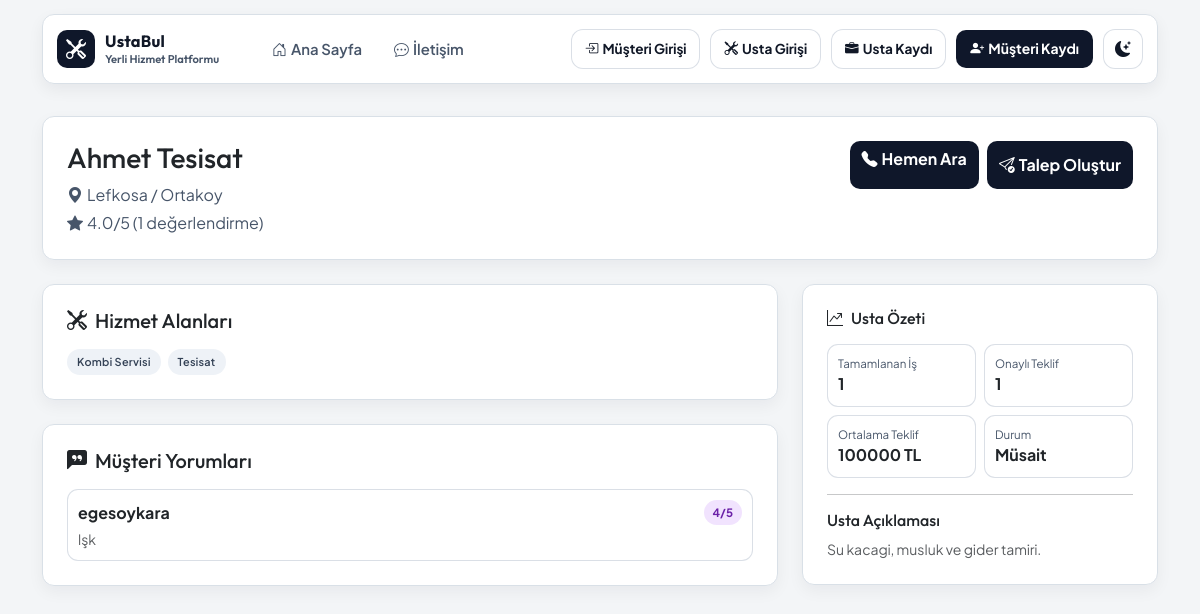
The app's page /usta/1/ with its own data.
### Myapp/models.py (models this page shows, shortened)
class Provider(models.Model):
    user = models.OneToOneField(
        User,
        on_delete=models.SET_NULL,
        null=True,
        blank=True,
        related_name="provider_profile",
    )
    full_name = models.CharField(max_length=120)
    service_types = models.ManyToManyField(ServiceType, related_name="providers", blank=True)
    city = models.CharField(max_length=80)
    district = models.CharField(max_length=80)
    phone = models.CharField(max_length=20)
    latitude = models.DecimalField(max_digits=9, decimal_places=6, null=True, blank=True)
    longitude = models.DecimalField(max_digits=9, decimal_places=6, null=True, blank=True)
    rating = models.DecimalField(max_digits=2, decimal_places=1, default=5.0)
    is_available = models.BooleanField(default=True)
    description = models.TextField(blank=True)
    created_at = models.DateTimeField(auto_now_add=True)
    class Meta:
        ordering = ["-is_available", "-rating", "full_name"]

class ServiceType(models.Model):
    name = models.CharField(max_length=80, unique=True)
    slug = models.SlugField(unique=True)
    class Meta:
        ordering = ["name"]

class ProviderRating(models.Model):
    SCORE_CHOICES = (
        (1, "1"),
        (2, "2"),
        (3, "3"),
        (4, "4"),
        (5, "5"),
    )
    provider = models.ForeignKey(Provider, on_delete=models.CASCADE, related_name="ratings")
    customer = models.ForeignKey(User, on_delete=models.CASCADE, related_name="provider_ratings")
    service_request = models.OneToOneField(
        ServiceRequest,
        on_delete=models.CASCADE,
        related_name="provider_rating",
        null=True,
        blank=True,
    )
    score = models.PositiveSmallIntegerField(choices=SCORE_CHOICES)
    comment = models.TextField(blank=True)
    created_at = models.DateTimeField(auto_now_add=True)
    updated_at = models.DateTimeField(auto_now=True)
    class Meta:
        ordering = ["-updated_at"]

### Myapp/views.py (the view)
# urls.py: path('usta/<int:provider_id>/', views.provider_detail, name='provider_detail'),
def provider_detail(request, provider_id):
    provider = get_object_or_404(
        Provider.objects.prefetch_related("service_types").annotate(ratings_count=Count("ratings", distinct=True)),
        id=provider_id,
    )
    recent_ratings = list(provider.ratings.select_related("customer").order_by("-updated_at")[:10])
    completed_jobs = provider.service_requests.filter(status="completed").count()
    successful_quotes = provider.offers.filter(status="accepted").count()
    avg_quote = (
        provider.offers.filter(status="accepted", quote_amount__isnull=False)
        .aggregate(avg_value=Avg("quote_amount"))
        .get("avg_value")
    )
    return render(
        request,
        "Myapp/provider_detail.html",
        {
            "provider": provider,
            "recent_ratings": recent_ratings,
            "completed_jobs": completed_jobs,
            "successful_quotes": successful_quotes,
            "avg_quote": avg_quote,
        },
    )

### Myapp/templates/Myapp/provider_detail.html
{% extends "base.html" %}
{% block content %}
<section class="card panel-card shadow-sm reveal-up mb-4 provider-detail-hero">
  <div class="card-body p-4">
    <div class="d-flex align-items-start justify-content-between flex-wrap gap-3">
      <div>
        <h1 class="h3 mb-2">{{ provider.full_name }}</h1>
        <p class="mb-1 provider-location"><i class="bi bi-geo-alt-fill me-1"></i>{{ provider.city }} / {{ provider.district }}</p>
        <p class="mb-0 provider-rating"><i class="bi bi-star-fill me-1"></i>{{ provider.rating }}/5 ({{ provider.ratings_count }} değerlendirme)</p>
      </div>
      <div class="provider-detail-actions">
        <a href="tel:{{ provider.phone }}" class="btn btn-main"><i class="bi bi-telephone-fill me-1"></i>Hemen Ara</a>
        <a href="{% url 'index' %}#talep-form" class="btn btn-main-dark"><i class="bi bi-send-check me-1"></i>Talep Oluştur</a>
      </div>
    </div>
  </div>
</section>
<section class="row g-4">
  <div class="col-lg-8">
    <div class="card panel-card shadow-sm reveal-up mb-4">
      <div class="card-body p-4">
        <h2 class="h5 mb-3"><i class="bi bi-tools me-2"></i>Hizmet Alanları</h2>
        <div class="provider-services-list">
          {% for service in provider.service_types.all %}
            <span class="pill">{{ service.name }}</span>
          {% empty %}
            <span class="small text-muted">Hizmet alanı belirtilmemiş.</span>
          {% endfor %}
        </div>
      </div>
    </div>
    <div class="card panel-card shadow-sm reveal-up">
      <div class="card-body p-4">
        <h2 class="h5 mb-3"><i class="bi bi-chat-left-quote-fill me-2"></i>Müşteri Yorumları</h2>
        {% if recent_ratings %}
          <div class="provider-review-list">
            {% for rating in recent_ratings %}
              <article class="provider-review-item">
                <div class="d-flex align-items-center justify-content-between gap-2 mb-1">
                  <strong>{{ rating.customer.username }}</strong>
                  <span class="status-pill status-completed">{{ rating.score }}/5</span>
                </div>
                {% if rating.comment %}
                  <p class="small mb-0 text-muted">{{ rating.comment }}</p>
                {% else %}
                  <p class="small mb-0 text-muted">Yorum bırakılmadı.</p>
                {% endif %}
              </article>
            {% endfor %}
          </div>
        {% else %}
          <p class="mb-0 text-muted">Henüz yorum bulunmuyor.</p>
        {% endif %}
      </div>
    </div>
  </div>
  <div class="col-lg-4">
    <div class="card panel-card shadow-sm reveal-up">
      <div class="card-body p-4">
        <h2 class="h6 mb-3"><i class="bi bi-graph-up-arrow me-2"></i>Usta Özeti</h2>
        <div class="provider-stats-grid">
          <div class="provider-stat-box">
            <small>Tamamlanan İş</small>
            <strong>{{ completed_jobs }}</strong>
          </div>
          <div class="provider-stat-box">
            <small>Onaylı Teklif</small>
            <strong>{{ successful_quotes }}</strong>
          </div>
          <div class="provider-stat-box">
            <small>Ortalama Teklif</small>
            <strong>
              {% if avg_quote %}
                {{ avg_quote|floatformat:0 }} TL
              {% else %}
                Yok
              {% endif %}
            </strong>
          </div>
          <div class="provider-stat-box">
            <small>Durum</small>
            <strong>{% if provider.is_available %}Müsait{% else %}Müsait Değil{% endif %}</strong>
          </div>
        </div>
        {% if provider.description %}
          <hr>
          <h3 class="h6">Usta Açıklaması</h3>
          <p class="small mb-0 text-muted">{{ provider.description }}</p>
        {% endif %}
      </div>
    </div>
  </div>
</section>
{% endblock %}

### static/css/style.css (style rules this page uses)
:root { --brand: #0e7490; --brand-strong: #155e75; --accent: #f97316; --accent-soft: #fdba74; --text: #111827; --text-soft: #475569; --panel: rgba(255, 255, 255, 0.86); --panel-strong: #ffffff; --line: rgba(148, 163, 184, 0.35); --shadow: 0 18px 45px rgba(15, 23, 42, 0.12); --hero-shadow: 0 26px 54px rgba(14, 116, 144, 0.32); --bg-a: #f0f9ff; --bg-b: #f8fafc; --bg-c: #fff7ed; --orb-a: rgba(14, 116, 144, 0.2); --orb-b: rgba(249, 115, 22, 0.19); --orb-c: rgba(59, 130, 246, 0.12); }
* { box-sizing: border-box; }
body { font-family: "Plus Jakarta Sans", sans-serif; color: var(--text); min-height: 100vh; padding-top: 116px; background: radial-gradient(circle at 6% 12%, var(--bg-a) 0, rgba(0, 0, 0, 0) 42%), radial-gradient(circle at 95% 85%, var(--bg-c) 0, rgba(0, 0, 0, 0) 32%), linear-gradient(160deg, var(--bg-b) 0%, var(--bg-b) 100%); }
h1, h2, h3, .navbar-brand { font-family: "Outfit", sans-serif; }
.panel-card { border: 1px solid var(--line); border-radius: 18px; background: var(--panel); backdrop-filter: blur(12px); box-shadow: var(--shadow) !important; }
.btn-main { border: none; background: linear-gradient(140deg, var(--brand), var(--brand-strong)); color: #fff; font-weight: 700; }
.pill { border-radius: 999px; padding: 5px 10px; font-size: 0.68rem; font-weight: 700; letter-spacing: 0.3px; color: #fff; background: linear-gradient(140deg, #0ea5e9, #f97316); }
.provider-location, .provider-distance, .provider-rating { color: var(--text-soft); }
.btn-main-dark { border: none; background: linear-gradient(140deg, #0f172a, #1e3a8a); color: #ffffff; font-weight: 700; padding: 12px; }
.status-pill { display: inline-flex; align-items: center; border-radius: 999px; padding: 4px 9px; font-size: 0.72rem; font-weight: 700; }
.status-completed { background: rgba(168, 85, 247, 0.16); color: #6b21a8; }
.provider-detail-hero .provider-detail-actions { display: inline-flex; gap: 8px; flex-wrap: wrap; }
.provider-detail-actions .btn-main-dark { color: #ffffff; }
.provider-services-list { display: flex; flex-wrap: wrap; gap: 7px; }
.provider-review-list { display: grid; gap: 9px; }
.provider-review-item { border: 1px solid var(--line); border-radius: 11px; padding: 10px; background: color-mix(in srgb, var(--panel-strong) 90%, transparent); }
.provider-stats-grid { display: grid; grid-template-columns: repeat(2, minmax(0, 1fr)); gap: 8px; }
.provider-stat-box { border: 1px solid var(--line); border-radius: 11px; padding: 10px; background: color-mix(in srgb, var(--panel-strong) 92%, transparent); }
.provider-stat-box small { display: block; font-size: 0.72rem; color: var(--text-soft); }
.provider-stat-box strong { font-size: 1rem; }
.reveal-up { animation: revealUp 0.55s ease both; }
body { background: #f3f5f7; }
.nav-cta-btn, .btn-main, .btn-main-dark { background: #0f172a; box-shadow: none; border-radius: 10px; }
.panel-card { border-radius: 12px; border-color: #d9e0e7; background: #ffffff; box-shadow: 0 6px 16px rgba(15, 23, 42, 0.05) !important; backdrop-filter: none; }
.pill { background: #eef2f7; color: #334155; font-weight: 600; }
.panel-card .card-body { padding: 1.05rem 1rem; }

### records on screen
Provider: full_name "Ahmet Tesisat", city "Lefkosa", district "Ortakoy", rating "4.0", ratings_count "1", description "Su kacagi, musluk ve gider tamiri."
ServiceType: name "Kombi Servisi"
ServiceType: name "Tesisat"
ProviderRating: customer.username "egesoykara", score "4", comment "lşk"

### other values on screen
{{ completed_jobs }} "1"
{{ successful_quotes }} "1"
{{ avg_quote|floatformat:0 }} "100000"
